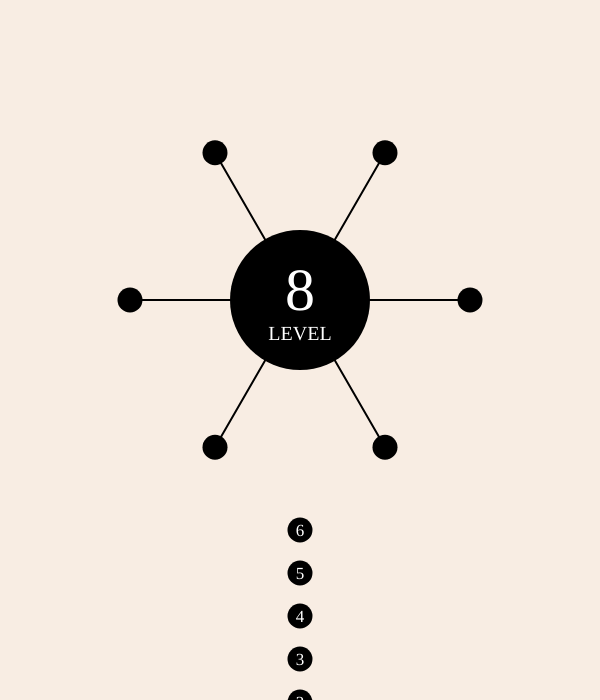
Frame 1 (no input)
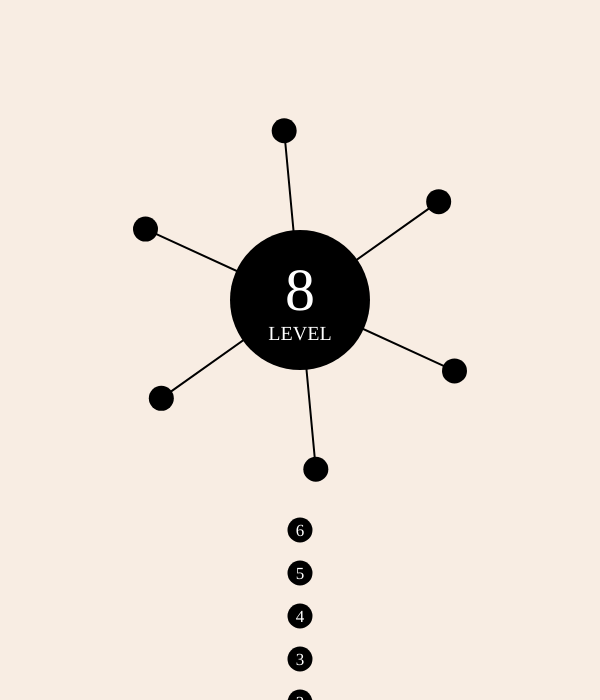
Frame 60 (no input)
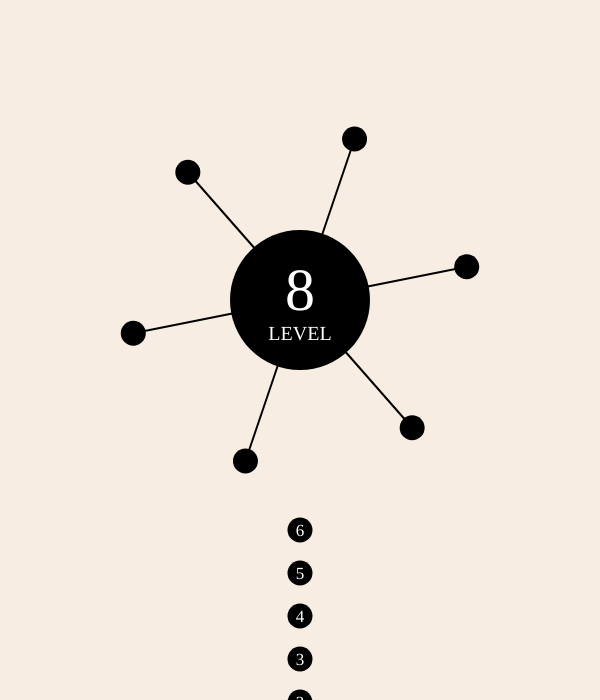
Frame 120 (the mouse pressed at the canvas centre since frame 60)

The p5.js sketch that drew these frames (run headless with seeded random() and noise() and a simulated clock; from frame 60 on, the mouse is pressed at the canvas centre):

// p5.js sketch
// ── sketch.js
//aa game
//Miguel Rodríguez Rodríguez
//02-08-2024

const WIDTH = 600
const HEIGHT = 700
const col_back = "#F8EDE3"
const col_green = "#49FF00"
let level_id = 7
let level
let levels

function mouseClicked(){
    level.shoot()
}

function setup(){
    createCanvas(WIDTH, HEIGHT)
    fill(255)
    noStroke()
    //n_balls, speed, n_balls_in_nexus, level_id
    levels = [[1, 1, 0, 1],
              [1, 17, 2, 2],
              [2, 17, 3, 3],
              [3, -17, 4, 4],
              [3, 14, 5, 5],
              [4, -17, 6, 6],
              [5, 19, 7, 7],
              [6, -19, 6, 8],
              [7, 19, 7, 9],
              [8, 20, 5, 10]]
    restartLevel()
}

function restartLevel(){
    level = new Level(levels[level_id][0], 
                      levels[level_id][1], 
                      levels[level_id][2], 
                      levels[level_id][3])
}

function nextLevel(){
    level_id++
    restartLevel()
}

function draw(){
    level.update()
    if(!level.finished){ 
        background(col_back)
        level.show()
    }
    else{ 
        background(col_green)
        level.showFinishedAnimation()
    }
}
// ── Ball.js
class Ball{
	constructor(pos, id){
		this.pos = pos
		this.angle = HALF_PI
		this.orbiting = false
		this.id = id
		this.rad = 170
		this.tam = 25
	}

	collide(ball){
		return dist(ball.pos.x, ball.pos.y, this.pos.x, this.pos.y) < this.tam
	}

	orbit(speed){
		if(!this.orbiting) return
		let vel = map(speed, 1, 100, 0.005, 0.035)
		if(speed < 0) vel = map(speed, -1, -100, -0.005, -0.035)
		this.pos.x = 300 + this.rad*cos(this.angle)
		this.pos.y = 300 + this.rad*sin(this.angle)
		this.angle += vel
		if(this.angle >= TWO_PI) this.angle = 0
	}

	move(){
		if(this.orbiting) return
		this.pos.y -= 10
	}

	show(showConnection){
		push()
		fill(0)
		noStroke()
		if(!level.finished) ellipse(this.pos.x, this.pos.y, this.tam, this.tam)
		else{
			let tam = map(this.rad, 200, 0, this.tam, 100)
			ellipse(this.pos.x, this.pos.y, tam, tam)
		}
		if(showConnection){
			stroke(0)
			strokeWeight(2)
			line(this.pos.x, this.pos.y, level.nexo.x, level.nexo.y)
		}
		noStroke()
	    textFont("Gill Sans")
	    textAlign(CENTER)
	    fill(255)
	    textSize(17)
	    if(this.id != undefined && !level.finished) text(this.id, this.pos.x, this.pos.y + 6)
		pop()
	}
}
// ── Level.js
class Level{
	constructor(n_balls, speed, n_balls_in_nexus, level_id){
		this.nexo = createVector(300, 300)
		this.nexoSize = 140
		this.balls = []
		this.speed = speed
		this.n_balls = n_balls
		this.n_balls_total = n_balls
		this.n_balls_in_nexus = n_balls_in_nexus
		this.ball = undefined
		this.moving = false
		this.finished = false
		this.level_id = level_id
		if(this.n_balls_in_nexus > 0) this.spawnInitialBalls()
		this.spawnBalls()
		this.animPhase = 0
	}

	spawnInitialBalls(){
		for(let i = 0; i < this.n_balls_in_nexus; i++){
			let angle = (TWO_PI/this.n_balls_in_nexus) * i
			let pos = createVector(300 + 200*cos(angle), 300 + 200*sin(angle))
			let ball = new Ball(pos)
			ball.angle = angle
			ball.orbiting = true
			this.balls.push(ball)
		}
	}

	shoot(){
		if(!this.finished) this.moving = true
	}

	spawnBalls(){
    	for(let i = 0; i < this.n_balls; i++){
    		this.balls.push(new Ball(createVector(300, 530 + i*43), this.n_balls-i))
    	}
    	this.ball = this.balls[this.n_balls_in_nexus]
	}

	nextBall(){
		this.ball = this.balls[this.n_balls_in_nexus + this.n_balls_total - this.n_balls + 1]
	}

	update(){
	    for(let b of this.balls){ 
	        b.orbit(this.speed)
	    }
	    if(this.moving && !this.finished){
	    	for(let b of this.balls){
	    		b.move()
	    	}
	    }
	    let bool
	    if(!this.finished) bool = this.checkCollision()
	    if(this.ball.pos.y <= 500 && this.n_balls > 0) {
	        this.moving = false
	        this.ball.orbiting = true
	        if(this.n_balls > 1) this.nextBall()
	        this.n_balls--
	    }
	    if(bool && this.n_balls == 0) this.finished = true
	}

	show(){
		push()
		fill(0)
	    ellipse(this.nexo.x, this.nexo.y, this.nexoSize, this.nexoSize)
	    for(let b of this.balls){ 
	        b.show(b.orbiting)
	    }
	    noStroke()
	    textFont("Gill Sans")
	    textAlign(CENTER)
	    fill(255)
	    textSize(60)
	    text(this.level_id, 300, 310)
	    textSize(20)
	    text("LEVEL", 300, 340)
	    pop()
	}

	showFinishedAnimation(){
		this.animPhase++
		if(this.animPhase == 70){
			this.balls = []
		}
		if(this.animPhase > 70 && this.animPhase < 94){
			this.nexoSize -= 6
		}
		if(this.animPhase > 94){
			this.nexoSize += 12
		}
		if(this.nexoSize > 140){
			nextLevel()
		}
		this.speed += 7
		if(this.speed > 100) this.speed = 100
		push()
		fill(0)
	    ellipse(this.nexo.x, this.nexo.y, this.nexoSize, this.nexoSize)
	    for(let b of this.balls){ 
	    	b.rad -= 2.5
	    	if(b.rad < 0) b.rad = 1
	        b.show(b.orbiting)
	    }
	    pop()
	}
	
	checkCollision(){
	    for(let b1 of this.balls){
	    	for(let b2 of this.balls){
	    		if(b1 == b2) continue
		        if(b1.collide(b2)){
		        	restartLevel()
		        	return false
		        }
	    	}
	    }
	    return true
	}
}
